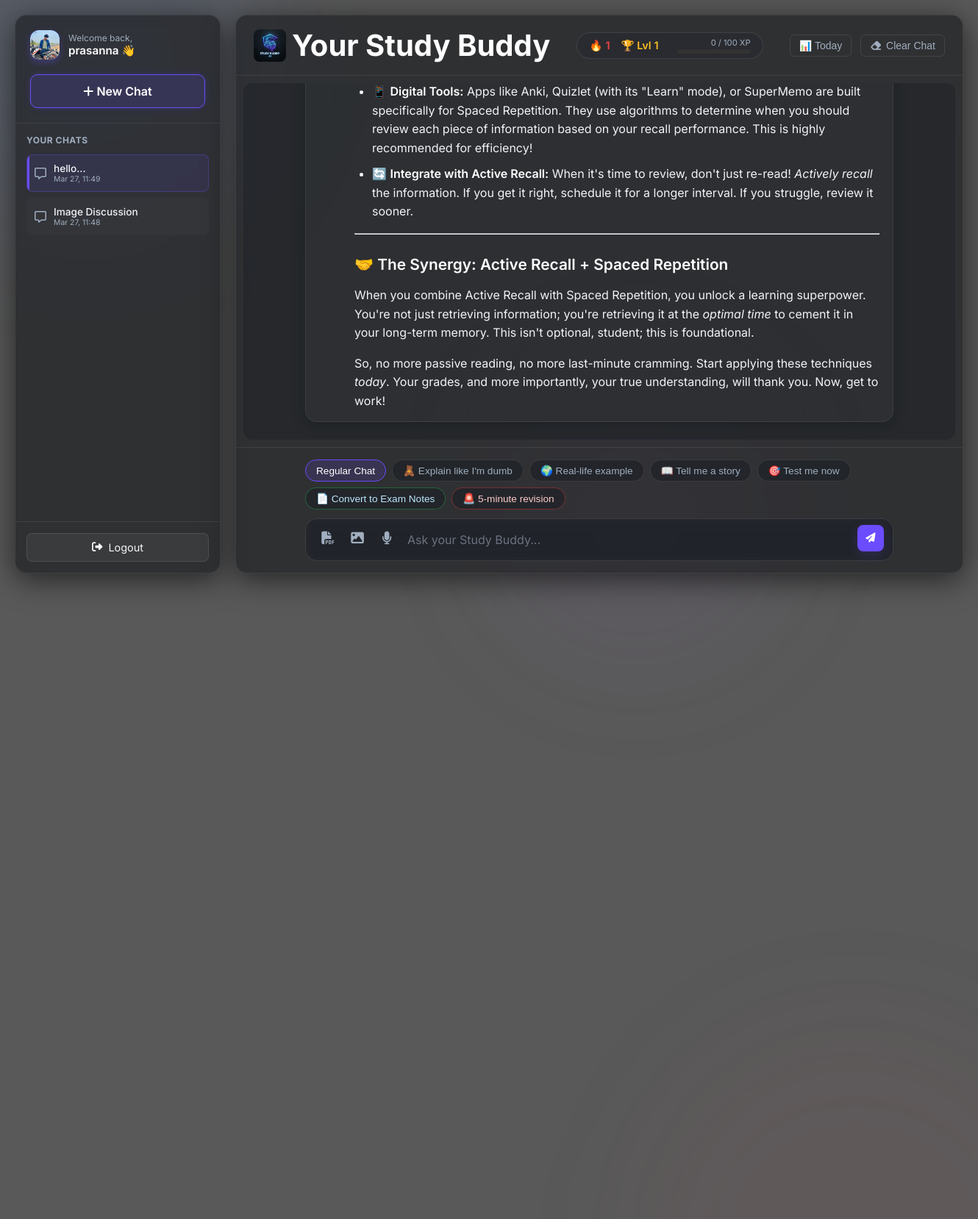
The app's page /c/17 (signed in) with its own data.
### app.py (models this page shows)
class Conversation(db.Model):
    id = db.Column(db.Integer, primary_key=True)
    user_id = db.Column(db.Integer, db.ForeignKey('user.id'), nullable=False)
    title = db.Column(db.String(200), default="New Chat")
    updated_at = db.Column(db.DateTime, default=datetime.utcnow)
    messages = db.relationship('Message', backref='conversation', cascade="all, delete-orphan", lazy=True)

class Message(db.Model):
    id = db.Column(db.Integer, primary_key=True)
    conversation_id = db.Column(db.Integer, db.ForeignKey('conversation.id'), nullable=False)
    user_input = db.Column(db.Text)
    bot_response = db.Column(db.Text)

### app.py (the view)
@app.route('/')
@app.route('/c/<int:convo_id>')
@login_required
def home(convo_id=None):
    user_id = session['user_id']
    username = session['username']
    conversations = Conversation.query.filter_by(user_id=user_id).order_by(Conversation.updated_at.desc()).all()
    active_convo = None
    chats = []
    if convo_id:
        active_convo = Conversation.query.filter_by(id=convo_id, user_id=user_id).first()
        if active_convo:
            chats = Message.query.filter_by(conversation_id=convo_id).all()
            session['current_convo_id'] = convo_id
    return render_template('base.html',
                         username=username,
                         conversations=conversations,
                         chats=chats,
                         active_convo_id=convo_id)

### app.py (called while the page is built)
def login_required(f):
    @wraps(f)
    def decorated_function(*args, **kwargs):
        if "user_id" not in session:
            return redirect(url_for('login'))
        return f(*args, **kwargs)
    return decorated_function

### templates/base.html (shortened to what this page needs)
<!DOCTYPE html>
<html lang="en">
<head>
    <link rel="stylesheet" href="https://cdnjs.cloudflare.com/ajax/libs/font-awesome/6.4.0/css/all.min.css">
    <link rel="stylesheet" href="https://cdnjs.cloudflare.com/ajax/libs/highlight.js/11.8.0/styles/atom-one-dark.min.css">
    <link rel="stylesheet" href="{{ url_for('static', filename='style.css') }}">
</head>
<body>
    <div class="orb orb-1" id="orb1"></div>
    <div class="orb orb-2" id="orb2"></div>
    <div class="orb orb-3" id="orb3"></div>
<div class="layout-container">
    <aside class="sidebar">
        <div class="sidebar-header">
            <div class="user-profile">
                <div class="user-avatar" id="user-avatar-btn" title="Change Profile Picture" onclick="document.getElementById('profile-upload').click()">
                   {% if session.get('avatar') %}
                       <img src="{{ url_for('static', filename='uploads/avatars/' + session.get('avatar')) }}" style="width:100%; height:100%; object-fit:cover; border-radius:12px; position: absolute; z-index: 1;">
                   {% else %}
                       <span style="position: absolute; z-index: 1;">{{ username[0].upper() if username else 'U' }}</span>
                   {% endif %}
                </div>
                <div class="user-details">
                    <span class="welcome-text">Welcome back,</span>
                    <span class="user-name">{{ username }} 👋</span>
                </div>
            </div>
            <a href="{{ url_for('new_chat') }}" class="btn-new-chat">
                <i class="fa-solid fa-plus"></i> New Chat
            </a>
        </div>
        <div class="sidebar-content">
            <h3 class="history-title">Your Chats</h3>
            <div class="conversation-list">
                {% for convo in conversations %}
                    <div class="convo-item {% if active_convo_id == convo.id %}active{% endif %}" data-id="{{ convo.id }}">
                        <a href="{{ url_for('home', convo_id=convo.id) }}" class="convo-link">
                            <i class="fa-regular fa-message"></i>
                            <div class="convo-text">
                                <span class="convo-title">{{ convo.title }}</span>
                                <span class="convo-time">{{ convo.updated_at.strftime('%b %d, %H:%M') }}</span>
                            </div>
                        </a>
                    </div>
                {% else %}
                    <div class="empty-history">
                        No recent chats. Start a new topic!
                    </div>
                {% endfor %}
            </div>
        </div>
        <div class="sidebar-footer">
            <a href="{{ url_for('logout') }}" class="btn-logout">
                <i class="fa-solid fa-right-from-bracket"></i> Logout
            </a>
        </div>
    </aside>
    <div class="app-container">
        <header class="app-header">
            <div class="header-left">
                <div class="logo-container">
                    <img src="{{ url_for('static', filename='logo.png') }}" alt="Study Buddy AI Logo" style="height: 44px; width: 44px; border-radius: 8px; object-fit: cover;">
                    <h1>Your Study Buddy</h1>
                </div>
            </div>
            <div class="header-stats">
                <div class="stat-badge streak-badge" title="Daily Streak">
                    🔥 <span id="streak-counter">0</span>
                </div>
                <div class="stat-badge level-badge" title="Current Level">
                    🏆 Lvl <span id="level-counter">1</span>
                </div>
                <div class="xp-container" title="Experience Points">
                    <div class="xp-text"><span id="xp-current">0</span> / <span id="xp-next">100</span> XP</div>
                    <div class="xp-bar-bg">
                    </div>
                </div>
            </div>
            <div class="header-right">
                <div class="progress-dropdown-container">
                    <button class="btn-progress" title="Today's Progress">
                        📊 Today
                    </button>
                </div>
                <button class="btn-clear" onclick="clearChat()" title="Start Fresh">
                    <i class="fa-solid fa-eraser"></i> Clear Chat
                </button>
            </div>
        </header>
        <main class="chat-container">
            <div class="chat-box" id="chat-box">
                {% for chat in chats %}
                    <div class="message-wrapper bot-wrapper" data-bot-msg-id="{{ chat.id }}">
                        <div class="message bot-message">
                            <div class="message-content markdown-body">{{ chat.bot_response | safe }}</div>
                        </div>
                    </div>
                {% endfor %}
            </div>
        </main>
        <footer class="input-container">
            <div class="mode-selector">
                <div class="mode-pills">
                    <button class="mode-pill active" data-mode="normal" onclick="setMode('normal')">Regular Chat</button>
                    <button class="mode-pill glow-hover" data-mode="eli5" onclick="setMode('eli5')">🧸 Explain like I'm dumb</button>
                    <button class="mode-pill glow-hover" data-mode="example" onclick="setMode('example')">🌍 Real-life example</button>
                    <button class="mode-pill glow-hover" data-mode="story" onclick="setMode('story')">📖 Tell me a story</button>
                    <button class="mode-pill glow-hover" data-mode="quiz" onclick="setMode('quiz')">🎯 Test me now</button>
                    <button class="mode-pill glow-hover focus-mode" data-mode="notes" onclick="setMode('notes')">📄 Convert to Exam Notes</button>
                    <button class="mode-pill glow-hover panic-mode" data-mode="5min" onclick="setMode('5min')">🚨 5-minute revision</button>
                </div>
            </div>
            <div class="input-wrapper">
                <div class="upload-buttons">
                    <label for="pdfFile" class="btn-upload btn-tooltip-container" title="Upload PDF">
                        <i class="fa-solid fa-file-pdf"></i>
                    </label>
                    <label for="imageFile" class="btn-upload btn-tooltip-container" title="Upload Image">
                        <i class="fa-solid fa-image"></i>
                    </label>
                    <button class="btn-upload btn-tooltip-container btn-voice" id="btn-voice" onclick="toggleVoice()" title="Dictate">
                        <i class="fa-solid fa-microphone"></i>
                    </button>
                </div>
                <textarea id="prompt" placeholder="Ask your Study Buddy..." rows="1" oninput="autoResize(this)" onkeydown="checkEnter(event)"></textarea>
                <button class="btn-send glow-hover" onclick="send()" title="Send Message">
                    <i class="fa-solid fa-paper-plane"></i>
                </button>
            </div>
        </footer>
    </div>
</div>
</body>
</html>

### records on screen
Conversation: title "hello...", updated_at "Mar 27, 11:49"
Conversation: title "Image Discussion", updated_at "Mar 27, 11:48"
Message: bot_response "📱 Digital Tools: Apps like Anki, Quizlet (with its \"Learn\" mode), or SuperMemo are built specifically for Spaced Repetition. They use algorithms to determine when you should review each piece of information based on your recall performance. This is highly recommended for efficiency! 🔄 Integrate with Active Recall: When it's time to review, don't just re-read! Actively recall the information. If you get it right, schedule it for a longer interval. If you struggle, review it sooner. 🤝 The Synergy: Active Recall + Spaced Repetition When you combine Active Recall with Spaced Repetition, you unlock a learning superpower. You're not just retrieving information; you're retrieving it at the optimal…"

### other values on screen
{{ username }} "prasanna"
